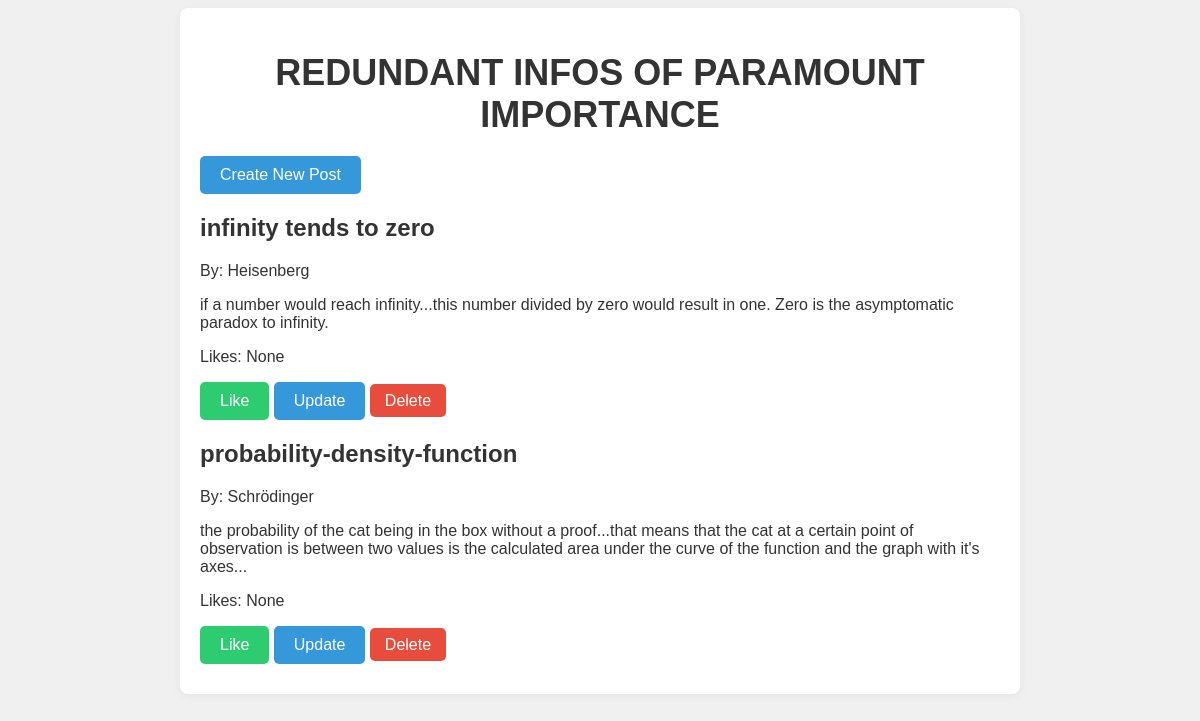
Before: / with the older database file.
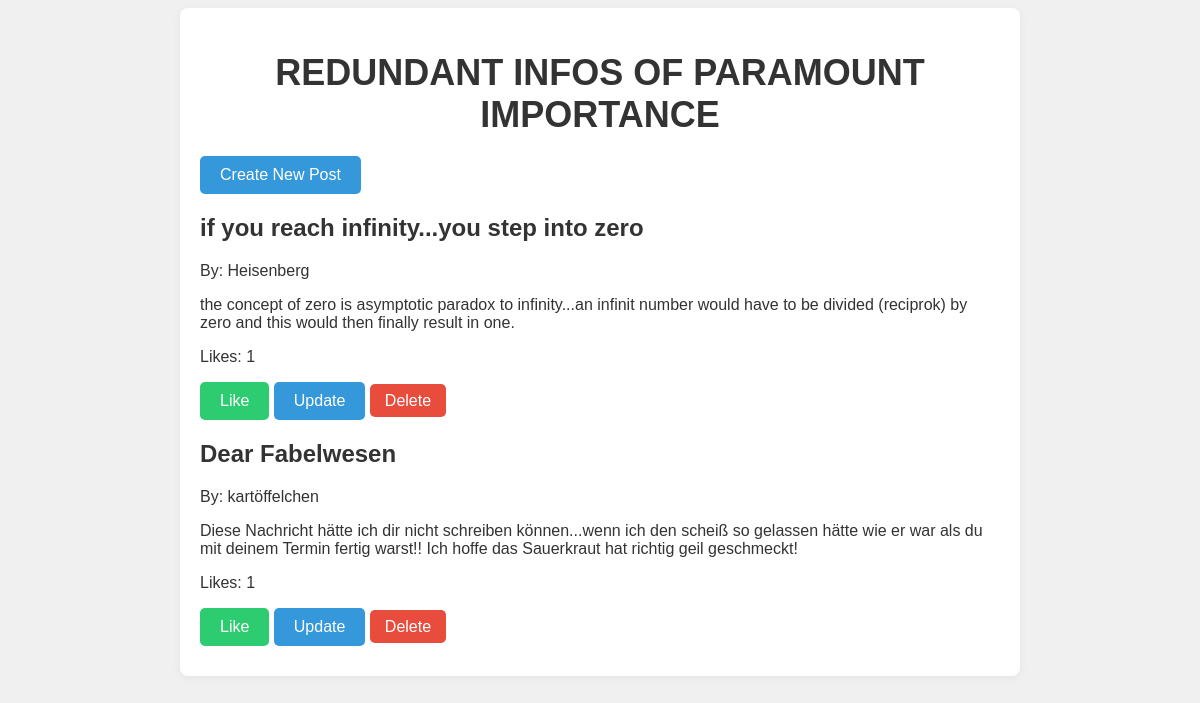
After: the same page with the newer database file.
### app.py (models this page shows, shortened)
class BlogPost(db.Model):
    id = db.Column(db.Integer, primary_key=True)
    author = db.Column(db.String(100), nullable=False)
    title = db.Column(db.String(200), nullable=False)
    content = db.Column(db.Text, nullable=False)
    likes = db.Column(db.Integer, default=0)  # Add 'likes' column

### app.py (the view)
@app.route('/')
def index():
    posts = BlogPost.query.all()  # Fetch all posts from the database
    return render_template('index.html', posts=posts)

### app.py (called while the page is built)
@app.before_request
def create_tables():
    db.create_all()

### templates/index.html (shortened to what this page needs)
<!DOCTYPE html>
<html lang="en">
<head>
    <link rel="stylesheet" href="{{ url_for('static', filename='style.css') }}">
</head>
<body>
    <div class="container">
        <h1>REDUNDANT INFOS OF PARAMOUNT IMPORTANCE</h1>
        <a href="{{ url_for('add') }}" class="btn">Create New Post</a>
        <ul class="posts">
            {% for post in posts %}
            <li class="post">
                <h2>{{ post.title }}</h2>
                <p>By: {{ post.author }}</p>
                <p>{{ post.content }}</p>
                <p>Likes: {{ post.likes }}</p>
                <div class="post-actions">
                    <a href="{{ url_for('like_post', id=post.id) }}" class="btn-like">Like</a>
                    <a href="{{ url_for('update_post', id=post.id) }}" class="btn">Update</a>
                    <a href="{{ url_for('delete_post', id=post.id) }}" class="btn-delete">Delete</a>
                </div>
            </li>
            {% endfor %}
        </ul>
    </div>
</body>
</html>

### static/style.css (style rules this page uses)
body { font-family: Arial, sans-serif; background-color: #f0f0f0; color: #333; }
h1 { text-align: center; font-size: 36px; margin-bottom: 20px; }
.container { max-width: 800px; margin: 0 auto; padding: 20px; background-color: #FFFFFF; border-radius: 8px; box-shadow: 0px 2px 10px rgba(0, 0, 0, 0.05); }
.btn { background-color: #3498DB; color: #FFF; padding: 10px 20px; text-decoration: none; border-radius: 5px; text-align: center; display: inline-block; transition: background-color 0.3s ease; cursor: pointer; }
.btn-delete { background-color: #E74C3C; color: #FFF; padding: 8px 15px; text-decoration: none; border-radius: 5px; text-align: center; transition: background-color 0.3s ease; cursor: pointer; }
.btn-like { background-color: #2ecc71; color: white; padding: 10px 20px; text-decoration: none; border-radius: 5px; text-align: center; display: inline-block; transition: background-color 0.3s ease; cursor: pointer; }
ul { list-style-type: none; padding: 0; margin: 10px 0; }

Changed rows visible on the page:
removed BlogPost: title "infinity tends to zero", author "Heisenberg", content "if a number would reach infinity...this number divided by zero would result in one. Zero is the asymptomatic paradox to infinity.", likes "None"
removed BlogPost: title "probability-density-function", author "Schrödinger", content "the probability of the cat being in the box without a proof...that means that the cat at a certain point of observation is between two values is the calculated area under the curve of the function and the graph with it's axes...", likes "None"
added BlogPost: title "if you reach infinity...you step into zero", author "Heisenberg", content "the concept of zero is asymptotic paradox to infinity...an infinit number would have to be divided (reciprok) by zero and this would then finally result in one.", likes "1"
added BlogPost: title "Dear Fabelwesen", author "kartöffelchen", content "Diese Nachricht hätte ich dir nicht schreiben können...wenn ich den scheiß so gelassen hätte wie er war als du mit deinem Termin fertig warst!! Ich hoffe das Sauerkraut hat richtig geil geschmeckt!", likes "1"
